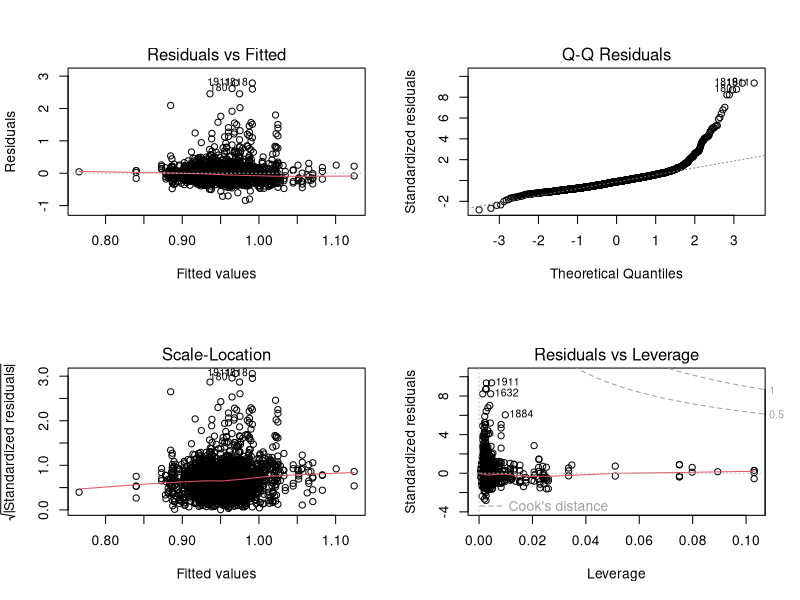

Reproduce this figure in R. (Note: this script raises an error after producing the figure.)
"
Summary: Wrangling data so that LINE assumptions are met

A. Model assumptions
  1) Full model finds nonlinearity (QQ) and nonconstant residuals (vs. ‘precipitation’)
  2) Box-cox transform on Yi produces best diagnostic plots (QQ/resid)
  3) Bin precipitation (none, low, high) to drop constant variance assumption of precipitation predictor v. resid
     - check changes in box-cox, QQ, and resid plots
     - Fixed: all continuous resid plots good
  4) remove outliers (DFFITS, DFBETAS, and Cook's leverage)         
     - check changes in box-cox (new lambda), QQ, and resid plots
        - still better than log transform
     - fixed: QQ plot looks normal now
     - write into csv: 'predictors_of_tl_dataset.csv'
"

############################################################################################################
dev.off()
rm(list = ls())
# Libraries
library(dplyr)
library(MASS)

# Functions
getVarName <- function(object, name = deparse(substitute(object))) {
  return(name)
}

plot_multi_pvr <- function(model, data, pvr_predictors,    # plotting predictors v. residuals (pvr) 
                           change_layout = T,                                # optional arg
                           model_name = deparse(substitute(model)),       # for jpeg naming
                           data_name = deparse(substitute(data))) {        # for jpeg naming
  if (change_layout == T){
    # jpeg part
    path = "./plots/"
    jpegtitle <- paste(path, getVarName(model, model_name), getVarName(data, data_name), "pvr_plot.jpg", sep = '_')
    jpeg(jpegtitle)
    print(jpegtitle) # sanity check
    
    par(mfrow = c(2, ceiling( length(pvr_predictors ) / 2 ) ) )
  }
  
  resid <- model$residuals
  for (pred in pvr_predictors){
    predictor <- data[[pred]]
    plot(predictor, resid, xlab = pred)
  }
  if (change_layout == T){dev.off()}
}

compare_qq_pvr <- function(responses, model_pred, pvr_predictors, data, name){  # compare qq and pvr between Yi transformations
  # jpeg part
  path = './plots/'
  jpegtitle <- paste("Yi_transforms_plot_", name, ".jpg", sep = "")
  jpeg(jpegtitle)
  print(jpegtitle) # sanity check
  
  par( mfrow = c( length(responses) , length(pvr_predictors) + 1 ) )
  for (response in responses) {
    predictors <- paste(model_pred, collapse = " + ")
    formula_str <- paste(response, predictors, sep = " ~ ")
    formula <- as.formula(formula_str)
    model <- lm(formula, data = data)

    plot(model, 2, main = response) # QQ plot

    plot_multi_pvr(model, data, pvr_predictors, change_layout = F)
  }
  dev.off()
}

getDFFITS <- function(model, data){
  n <- nrow(data)
  p <- length(model$coefficients)
  SSE <- sum(model$residuals^2)
  X <- model.matrix(model)
  H <- X %*% solve(t(X) %*% X) %*% t(X)
  
  e <- rep(0,n)
  t <- rep(0,n)
  DFFITS <- rep(0,n)
  
  for (i in 1:n) {
    e[i] <- model$residuals[i]
    t[i] <- e[i] * ( (n-p-1) / ( SSE*(1-H[i,i]) - e[i]^2 ) )^(1/2)
    DFFITS[i] <- t[i] * ( (H[i,i]) / (1 - H[i,i]) )^(1/2)
  }
  return(DFFITS)
}

getDFBETAS <- function(model, data){
  n <- nrow(data)
  p <- length(model$coefficients)
  X <- model.matrix(model)
  original_formula <- eval(model$call[[2]])
  
  DFBETAS <- as.data.frame(matrix(0, nrow=n, ncol=p, byrow=T))
  names(DFBETAS) <- names(model$coefficients)
  rownames(DFBETAS) <- 1:n 
  
  for_c <- solve(t(X)%*%X)
  for (i in 1:n){
    diff_fit <- lm(original_formula, data = data[-c(i),])
    MSE_diff <- mean(diff_fit$residuals^2)
    
    for (k in 1:p) {
      b_k <- model$coefficients[[k]]
      b_k_diff <- diff_fit$coefficients[[k]]
      c_kk <- for_c[k,k]
      DFBETAS[i,k] <- (b_k - b_k_diff) / sqrt(MSE_diff * c_kk)
    }
  }
  return(DFBETAS)
}
percentile_conversion <- function(vector) {           # converts a vector of numerical values into percentiles
  percentile <- ecdf(vector)
  n <- length(vector)
  
  converted_vector <- rep(0, n)
  for (i in 1:n) {
    value <- vector[i]
    converted_vector[i] <- percentile(value)
  }
  return(converted_vector)
}

###########################################################################################################
# Accessing data
df_sp <- read.csv("./data_clean/sparrow_data_Pepke_etal_EcolEvol2022clean.csv") %>%
  dplyr::select("ID", "TL", "island_name", "pop_size_meancentered", "hatch_date", "date") # IMPORTANT: this "date" represents telomere sampling date
names(df_sp)[6] <- "sample_date" # rename "date" to "sample_date"

df_wt <- read.csv("./data_clean/weather_data_Pepke_etal_EcolEvol2022clean.csv") %>%
  dplyr::select("date", "year", "yearday","temperature":"NAO")

# Merge data.frames by hatch_date
df_merged <- df_sp %>% merge(df_wt, by.x = "hatch_date", by.y = "date")   # since we are investigating early life predictors
tl_predictors <- names(df_merged)[-c(1:3, 6:8)]
#############################################################################################################
# Full model
full_pred <- c("island_name",
               "pop_size_meancentered",
               "temperature*precipitation", 
               "precipitation * atm_pressure", "NAO"
)

tl_formula <- as.formula(
  paste("TL",
        paste(full_pred, collapse = " + "),
        sep = " ~ ")
)

tl_fit <- lm(tl_formula, data = df_merged)

# Diagnostics plots 
par(mfrow = c(2,2))
plot(tl_fit)                         # 1) QQ: heavy upper tail 
dev.off()

pvr_pred <- tl_predictors[-1]
plot_multi_pvr(model = tl_fit, data = df_merged, pvr_pred = pvr_pred)      # 2) heteroskedastic: precipitation v. residuals

###############################################################################################################
# Non-Normality and Heteroskedasticity: Log v. Root v. Box-Cox on Response

# Box-Cox
bc <- boxcox(tl_fit)
lambda <- bc$x[which.max(bc$y)] # to choose value with maximum likelihood
dev.off()

# Merge transformed responses
df_merged <- df_merged %>% mutate(logTL = log(TL), bc_TL = TL^lambda)

# Compare QQ-plots and residuals
responses <- c("TL","logTL", "bc_TL")
comparepvr_pred <- c("precipitation") # for heteroskedasticity 
compare_qq_pvr(responses = responses, model_pred = full_pred, 
               pvr_predictors = comparepvr_pred, data = df_merged, name = 'raw')   
# box-cox is best
###############################################################################################################
# Refactoring Precipitation

# Binning to drop model's assumption that precipitation v. residuals are normally distr.
precip_subset <- df_merged[df_merged$precipitation!=0,]
med <- median(df_merged$precipitation)
df_merged <- df_merged %>% 
  mutate(level_of_precipitation = 
           case_when(precipitation == 0 ~ "none",
                     precipitation < med ~ "low",
                     precipitation >= med ~ "high"
           )
  )
# check if box-cox is the same?
binnedmodel_pred <- c("island_name",
                      "pop_size_meancentered",
                      "temperature*level_of_precipitation",
                      "level_of_precipitation * atm_pressure", "NAO"
)
tl_binned_formula <- as.formula(
  paste("TL", 
        paste(binnedmodel_pred, collapse = " + "),
        sep = " ~ ")
)

tl_binnedfit <- lm(tl_binned_formula, data = df_merged)
bc2 <- boxcox(tl_binnedfit)
lambda_binned <- bc2$x[which.max(bc2$y)] # to choose value with maximum likelihood
c(lambda, lambda_binned) 
# check: same bc lambda
dev.off()

pvr_pred2 <- c("pop_size_meancentered", "temperature", "atm_pressure", "NAO")
compare_qq_pvr(responses = responses, model_pred = binnedmodel_pred, 
               pvr_predictors = pvr_pred2, data = df_merged, name = 'binned')
# check: similar diagnostics as earlier
####################################################################################################################
# Possible Outliers - using bc model with binned precipitation
bin_bcformula <- as.formula(
  paste("TL^lambda",
        paste(binnedmodel_pred, collapse = " + "),
        sep = " ~ ")
)
bin_bcmodel <- lm(bin_bcformula, data = df_merged)

plot(bin_bcmodel, 4)


# Cook's
largestCooks <- sort(cooks.distance(bin_bcmodel), decreasing = T)[1:20] # top 20 values: < 1% of data
cooks_i <- as.integer(names(largestCooks))
cooks_i          
# 685 2020 1911 1632  935 1818  877  180 1581 2290 2051  227  418 1522  815  181 1693 1884  724 1536

# DFFITS
DFFITS_out <- getDFFITS(bin_bcmodel, df_merged)
sort(abs(DFFITS_out), decreasing = T)[1:100] # magnitude > 0.2 appears abnormal
pos_extreme_DFFITS <- sort(DFFITS_out, decreasing = T)[1:9]
neg_extreme_DFFITS <- sort(DFFITS_out, decreasing = F)[1:13]
largestDFFITS <- c(pos_extreme_DFFITS, neg_extreme_DFFITS) # magnitude > 0.2

DFFITS_i <- match(largestDFFITS, DFFITS_out)
DFFITS_i
# 685 2020  935 1581  227 1522 1693  724 1094 1911 1632 1818  877  180 2290 2051  418  815  181 1884 1536
# 999

DFBETAS_out <- getDFBETAS(bin_bcmodel, df_merged) 
sort(abs(unlist(DFBETAS_out, use.names=FALSE)), decreasing = T)[1:100] # magnitude > .2 appear to be abnormal
pos_extreme_DFBETAS <- sort(unlist(DFBETAS_out, use.names=FALSE), decreasing = T)[1:4]
neg_extreme_DFBETAS <- sort(unlist(DFBETAS_out, use.names=FALSE), decreasing = F)[1:5]
largestDFBETAS <- c(pos_extreme_DFBETAS, neg_extreme_DFBETAS)

DFBETAS_i_df <- data.frame(DFBETAS_out, removed_obs = 1:nrow(df_merged))
largestDFBETAS_df <- DFBETAS_i_df %>%
  filter(if_any(.cols = everything(),
                .fns = ~ .x %in% largestDFBETAS)
  )
DFBETAS_i <- largestDFBETAS_df$removed_obs
DFBETAS_i 
# DFBETAS: 685 1632 1818 2020
############################################################################################################################
# Removing outliers
possible_outliers <- unique(c(cooks_i, DFFITS_i, DFBETAS_i))

# convert variables to percentile values to investigate strange behavior
quant_variables <- c("bc_TL", "pop_size_meancentered", "temperature",
                     "precipitation", "atm_pressure", "NAO")
percentile_df = matrix(nrow=nrow(df_merged), ncol = 0)
for (variable in quant_variables) {
  converted_var <- percentile_conversion(df_merged[[variable]])
  percentile_df <- cbind(percentile_df, converted_var)
}
colnames(percentile_df) <- quant_variables
converted_df <- data.frame(percentile_df, island_name = df_merged$island_name, obs_no = 1:nrow(df_merged))
converted_df[possible_outliers,]

# Outlying behavior:  > 99th percentile and < 1st percentile
outliers_df <- converted_df[possible_outliers,] %>%
  filter(if_any(.cols = !(c(island_name, obs_no)),
                .fns = ~ .x > .99 | .x < .01)
  )                   
nrow(outliers_df)/2032 # Remove 1% of data

outliers <- outliers_df[['obs_no']]
df_merged_noout <- df_merged[-outliers,]
############################################################################################################################
# check that box-cox and diagnostics are same
tl_binnedfit_noout <- lm(tl_binned_formula, data = df_merged_noout)
bc3 <- boxcox(tl_binnedfit_noout)
lambda_noout <- bc3$x[which.max(bc3$y)] # to choose value with maximum likelihood
c(lambda, lambda_binned, lambda_noout) 
# check: different bc
dev.off()

# retransform box-cox
df_merged_noout <- df_merged_noout %>% mutate(bc_TL = TL^lambda_noout)

# check: QQ is normal and residuals are constant-looking
pvr_pred_noout <- pvr_pred2
compare_qq_pvr(responses = responses, model_pred = binnedmodel_pred, 
               pvr_predictors = pvr_pred_noout, data = df_merged_noout, name = "no_outliers_binned")
#############################################################################################################################
# Write csv file
file_out <- "./data_clean/predictors_of_tl_dataset.csv"
write.csv(x = df_merged_noout, file = file_out)

